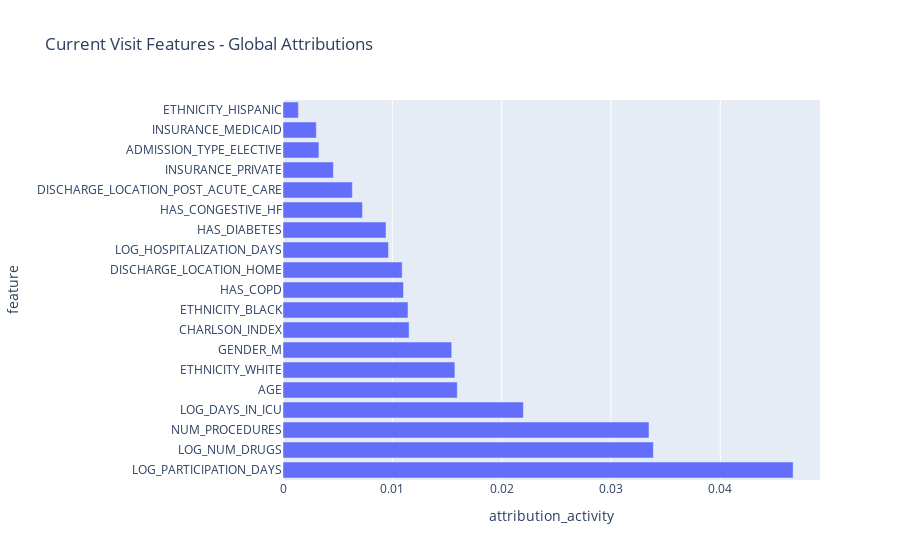

Notebook code for this chart:
### Code cell
from recurrent_health_events_prediction.training.utils_deep_learning import (
    plot_feature_attributions,
)

plot_feature_attributions(
    curr_attr_df,
    title="Current Visit Features - Global Attributions",
    feature_col="feature",
    attr_col="attribution_activity"
)

### Figure 1 — Plotly figure (JSON) as saved in the notebook; plotly's stock layout.template omitted (floating-point values rounded to 4 significant figures)
{"data": [{"hovertemplate": "attribution_activity=%{x}<br>feature=%{y}<extra></extra>", "legendgroup": "", "marker": {"color": "#636efa", "pattern": {"shape": ""}}, "name": "", "orientation": "h", "showlegend": false, "textposition": "auto", "type": "bar", "x": [0.04667, 0.03388, 0.03348, 0.02199, 0.01594, 0.01573, 0.01543, 0.01154, 0.01144, 0.01103, 0.0109, 0.009652, 0.009423, 0.007268, 0.006346, 0.004614, 0.003284, 0.003048, 0.001409], "xaxis": "x", "y": ["LOG_PARTICIPATION_DAYS", "LOG_NUM_DRUGS", "NUM_PROCEDURES", "LOG_DAYS_IN_ICU", "AGE", "ETHNICITY_WHITE", "GENDER_M", "CHARLSON_INDEX", "ETHNICITY_BLACK", "HAS_COPD", "DISCHARGE_LOCATION_HOME", "LOG_HOSPITALIZATION_DAYS", "HAS_DIABETES", "HAS_CONGESTIVE_HF", "DISCHARGE_LOCATION_POST_ACUTE_CARE", "INSURANCE_PRIVATE", "ADMISSION_TYPE_ELECTIVE", "INSURANCE_MEDICAID", "ETHNICITY_HISPANIC"], "yaxis": "y"}], "layout": {"barmode": "relative", "legend": {"tracegroupgap": 0}, "title": {"text": "Current Visit Features - Global Attributions"}, "xaxis": {"anchor": "y", "domain": [0, 1], "title": {"text": "attribution_activity"}}, "yaxis": {"anchor": "x", "domain": [0, 1], "title": {"text": "feature"}}}}
